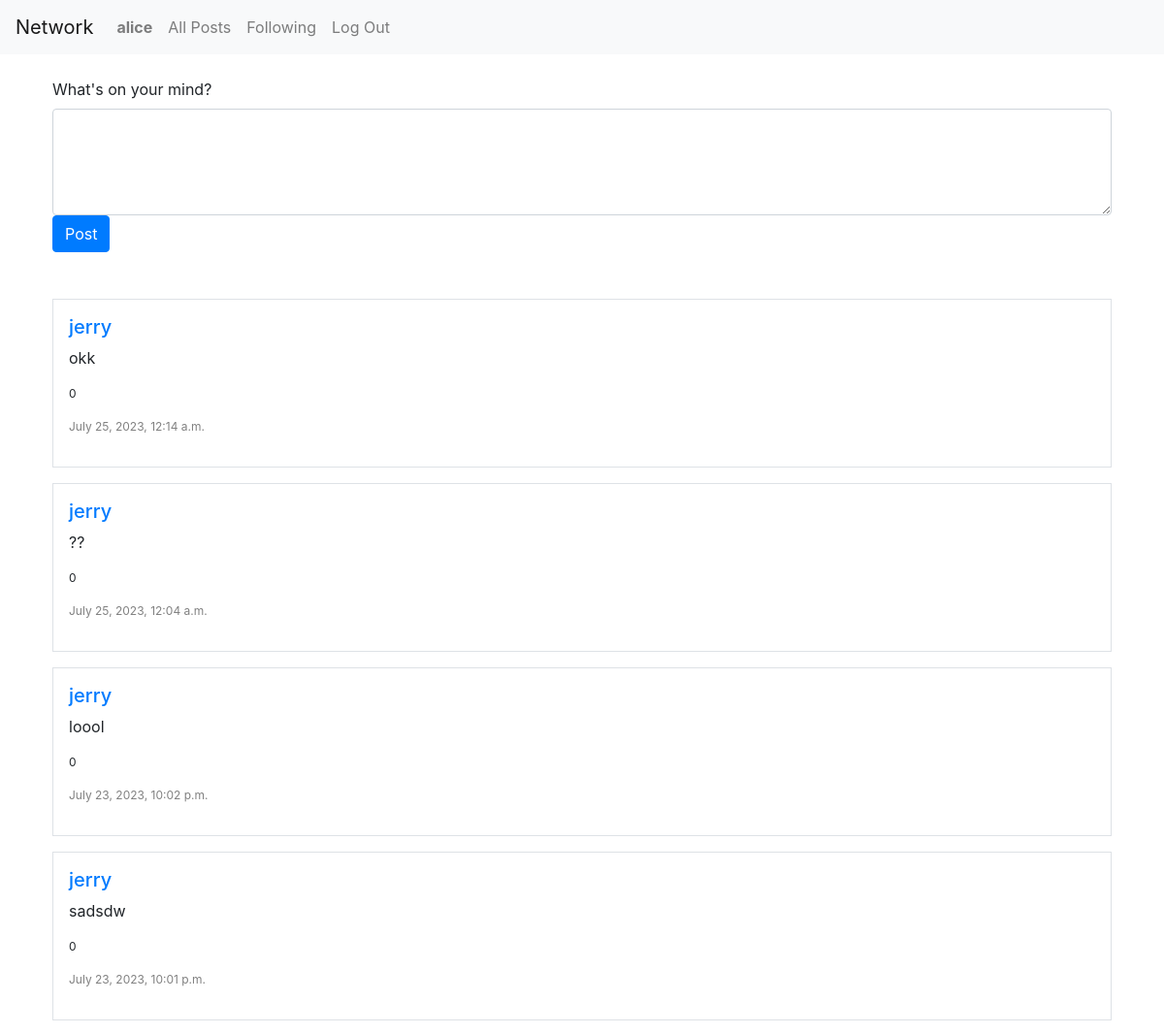
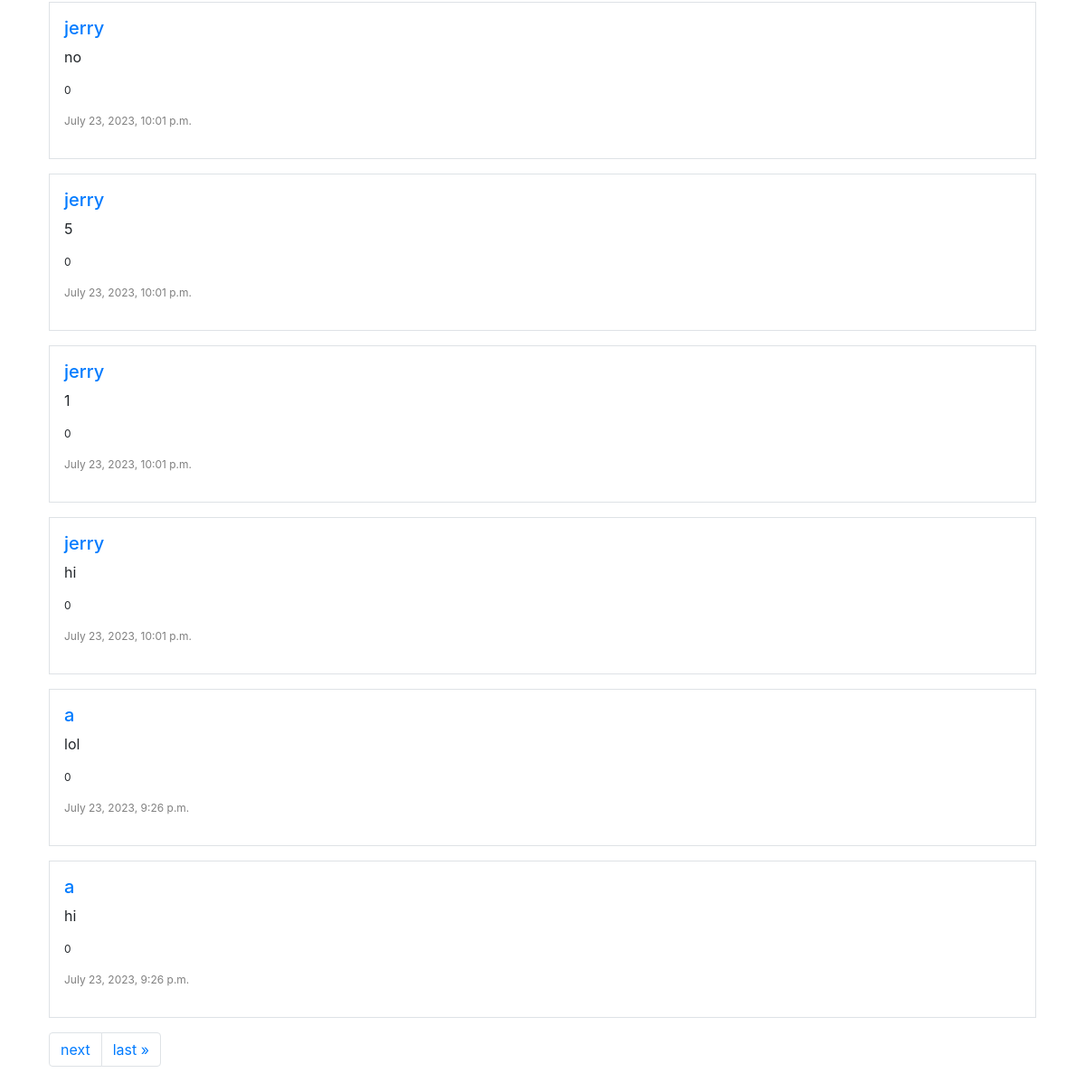
Page /following (signed in) on the earlier database version (2 pictures, top to bottom).
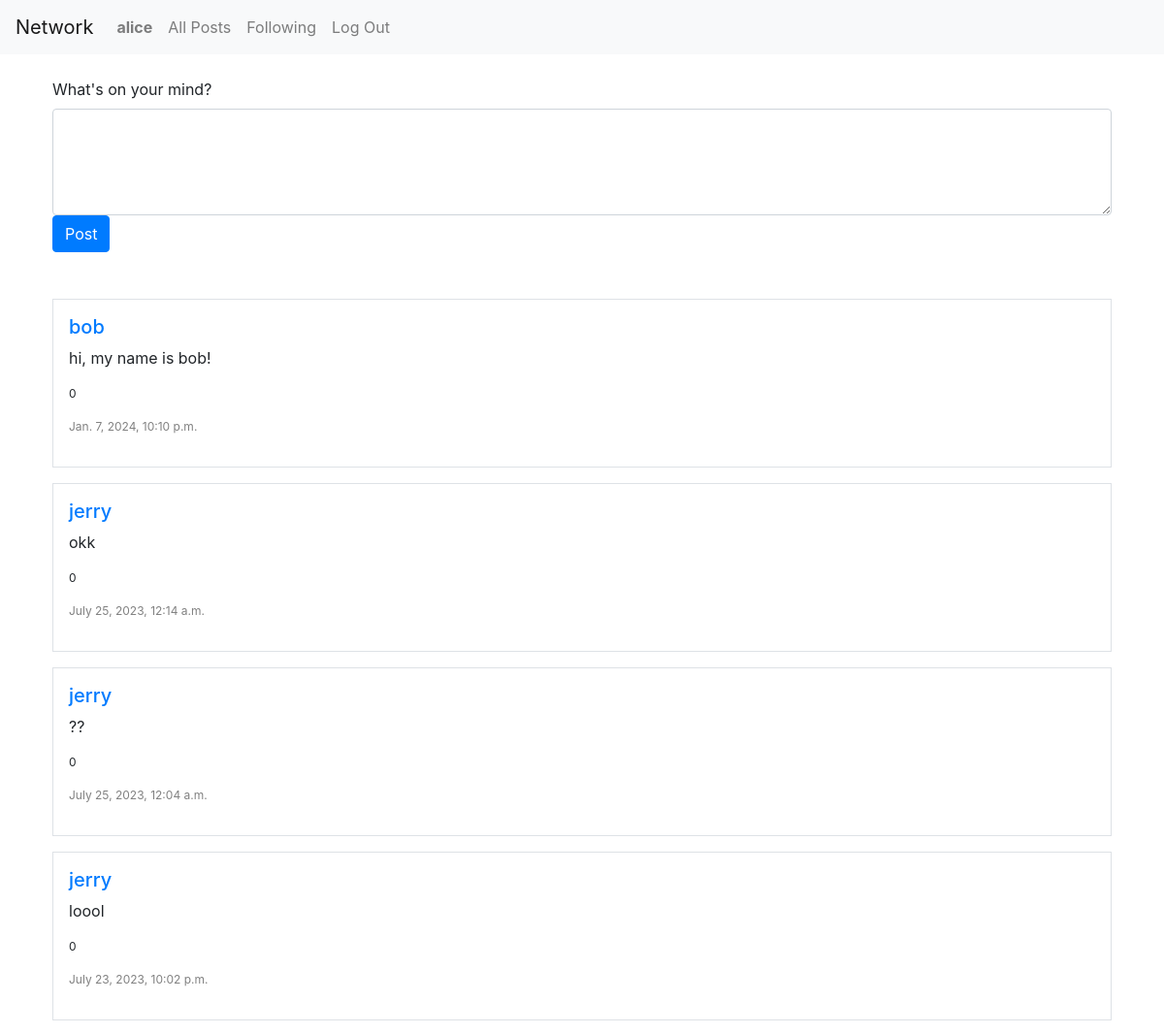
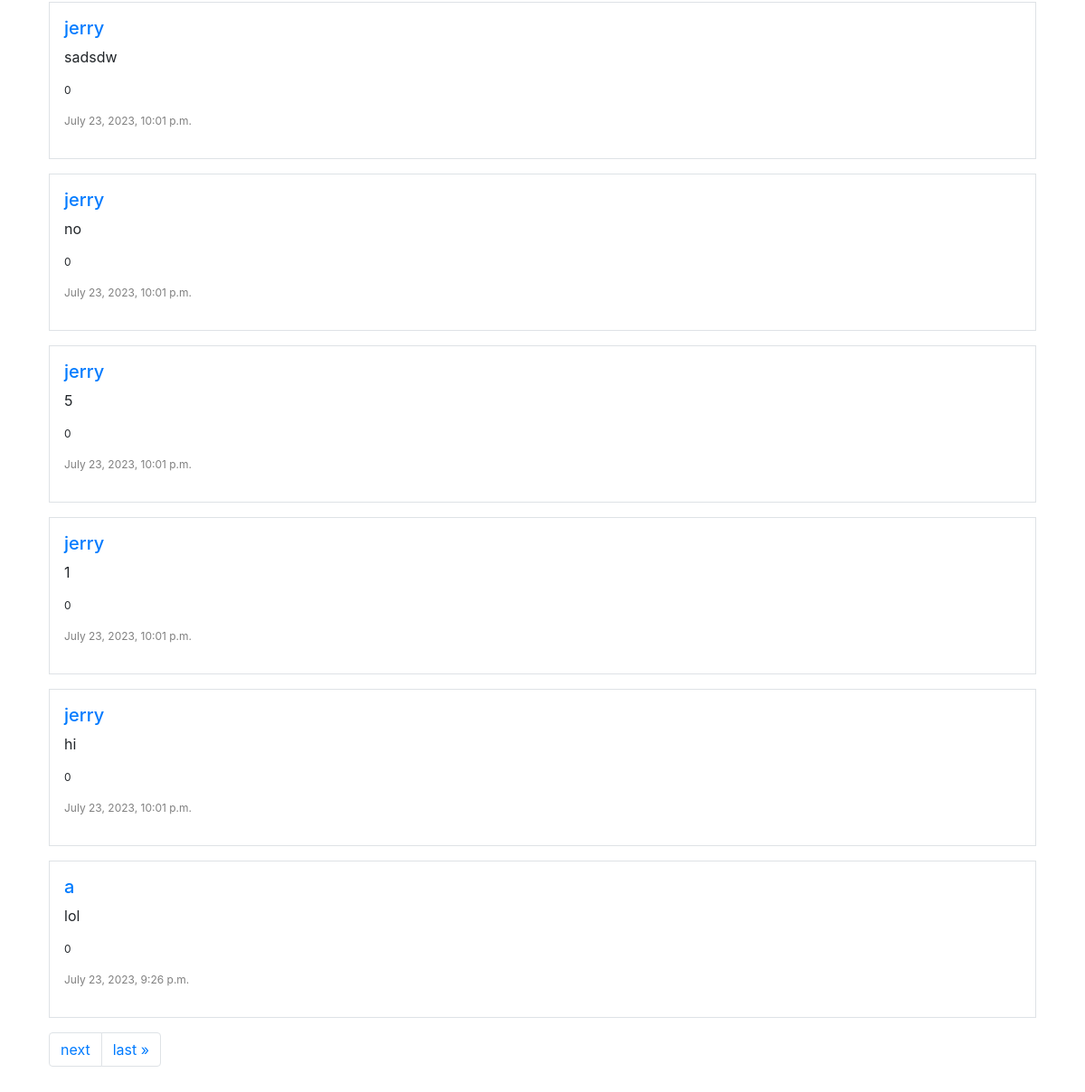
Same page on the later database version (2 pictures, top to bottom).
### network/models.py (models this page shows, shortened)
class Posts(models.Model):
    author = models.ForeignKey(
        settings.AUTH_USER_MODEL,
        on_delete = models.CASCADE,
    )
    post = models.CharField(max_length=300)
    timestamp = models.DateTimeField(default=now)
    likes = models.IntegerField(default=0)

class User(AbstractUser):
    pass

### network/views.py (the view)
# urls.py: path("following", views.following, name='following'),
@login_required(login_url='login')
def following(request):
    user = User.objects.get(username=request.user.username)
    followed_accounts = Follows.objects.filter(follower=user)
    query = Q()
    for i in followed_accounts:
        query.add(Q(author=i.user), Q.OR)
    followed_posts = Posts.objects.filter(query).order_by("-timestamp")
    page_obj = paginate(request, followed_posts)
    return render(request, "network/following.html", {
        "page_obj": page_obj
    })

### network/views.py (called while the page is built)
def paginate(request, posts):
    paginator = Paginator(posts, 10) #show 10 posts per page
    page_number = request.GET.get('page')
    page_obj = paginator.get_page(page_number)
    return page_obj

### network/templates/network/following.html (shortened to what this page needs)
{% extends "network/layout.html" %}
{% block body %}
    <div class="container-xl p-4">
        <form action="{% url 'index' %}" method="post">
            <label for="new-post" class="form-label">What's on your mind?</label>
            <textarea class='form-control' name="new-post" rows="4"></textarea>
            <button type="submit" class="btn btn-primary">Post</button>
        </form>
    </div>
    {% include "network/postlayout.html" %}
{% endblock %}

### network/templates/network/postlayout.html (shortened to what this page needs)
<div class="container-xl p-4">
    {% for post in page_obj %}
        <div class="mb-3 p-3 border">
            <h5>
                <a href="{% url 'profile' post.author %}">{{ post.author }}</a>
            </h5>
            <p id="{{ post.id }}">
                {{ post.post }}
            </p>
            <p style="font-size: 12px">
                {{ post.likes }}
            </p>
            <p style="color: gray; font-size: 12px">
                {{ post.timestamp }}
            </p>
        </div>
    {% endfor %}
    <div class="pagination">
        <nav aria-label="Page navigation example">
            <ul class="pagination">
                {% if page_obj.has_next %}
                    <li class="page-item">
                        <a class="page-link" href="?page={{ page_obj.next_page_number }}">next</a>
                    </li>
                    <li class="page-item">
                        <a class="page-link" href="?page={{ page_obj.paginator.num_pages }}">last &raquo;</a>
                    </li>
                {% endif %}
            </ul>
        </nav>
    </div>
</div>

Differences in the rows shown:
no longer on this page (row unchanged): Posts: author "a", post "hi", likes "0", timestamp "July 23, 2023, 9:26 p.m."
added Posts: author "bob", post "hi, my name is bob!", likes "0", timestamp "Jan. 7, 2024, 10:10 p.m."
